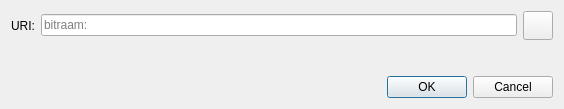
<?xml version="1.0" encoding="UTF-8"?>
<ui version="4.0">
 <class>OpenURIDialog</class>
 <widget class="QDialog" name="OpenURIDialog">
  <property name="geometry">
   <rect>
    <x>0</x>
    <y>0</y>
    <width>564</width>
    <height>109</height>
   </rect>
  </property>
  <property name="windowTitle">
   <string>Open bitraam URI</string>
  </property>
  <layout class="QVBoxLayout" name="verticalLayout">
   <item>
    <layout class="QHBoxLayout" name="horizontalLayout">
     <item>
      <widget class="QLabel" name="label">
       <property name="text">
        <string>URI:</string>
       </property>
      </widget>
     </item>
     <item>
      <widget class="QValidatedLineEdit" name="uriEdit">
       <property name="placeholderText">
        <string notr="true">bitraam:</string>
       </property>
      </widget>
     </item>
     <item>
      <widget class="QToolButton" name="pasteButton">
       <property name="toolTip">
        <string extracomment="Tooltip text for button that allows you to paste an address that is in your clipboard.">Paste address from clipboard</string>
       </property>
       <property name="text">
        <string/>
       </property>
       <property name="icon">
        <iconset resource="../bitraam.qrc">
         <normaloff>:/icons/editpaste</normaloff>:/icons/editpaste
        </iconset>
       </property>
       <property name="iconSize">
        <size>
         <width>22</width>
         <height>22</height>
        </size>
       </property>
      </widget>
     </item>
    </layout>
   </item>
   <item>
    <spacer name="verticalSpacer">
     <property name="orientation">
      <enum>Qt::Vertical</enum>
     </property>
     <property name="sizeHint" stdset="0">
      <size>
       <width>20</width>
       <height>40</height>
      </size>
     </property>
    </spacer>
   </item>
   <item>
    <widget class="QDialogButtonBox" name="buttonBox">
     <property name="orientation">
      <enum>Qt::Horizontal</enum>
     </property>
     <property name="standardButtons">
      <set>QDialogButtonBox::Cancel|QDialogButtonBox::Ok</set>
     </property>
    </widget>
   </item>
  </layout>
 </widget>
 <customwidgets>
  <customwidget>
   <class>QValidatedLineEdit</class>
   <extends>QLineEdit</extends>
   <header>qt/qvalidatedlineedit.h</header>
  </customwidget>
 </customwidgets>
 <resources/>
 <connections>
  <connection>
   <sender>buttonBox</sender>
   <signal>accepted()</signal>
   <receiver>OpenURIDialog</receiver>
   <slot>accept()</slot>
   <hints>
    <hint type="sourcelabel">
     <x>248</x>
     <y>254</y>
    </hint>
    <hint type="destinationlabel">
     <x>157</x>
     <y>274</y>
    </hint>
   </hints>
  </connection>
  <connection>
   <sender>buttonBox</sender>
   <signal>rejected()</signal>
   <receiver>OpenURIDialog</receiver>
   <slot>reject()</slot>
   <hints>
    <hint type="sourcelabel">
     <x>316</x>
     <y>260</y>
    </hint>
    <hint type="destinationlabel">
     <x>286</x>
     <y>274</y>
    </hint>
   </hints>
  </connection>
 </connections>
</ui>
